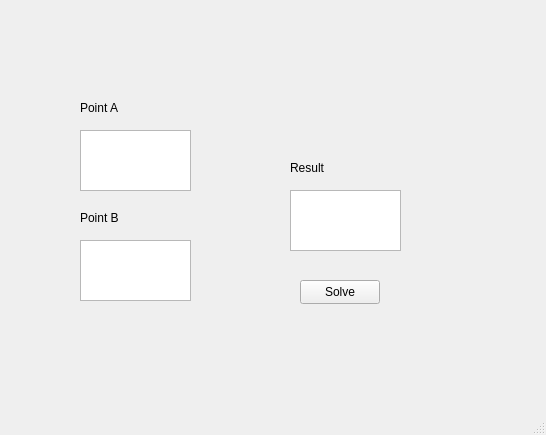
<?xml version="1.0" encoding="UTF-8"?>
<ui version="4.0">
 <class>MainWindow</class>
 <widget class="QMainWindow" name="MainWindow">
  <property name="geometry">
   <rect>
    <x>0</x>
    <y>0</y>
    <width>546</width>
    <height>435</height>
   </rect>
  </property>
  <property name="windowTitle">
   <string>MainWindow</string>
  </property>
  <widget class="QWidget" name="centralwidget">
   <widget class="QTextEdit" name="text_input_a">
    <property name="geometry">
     <rect>
      <x>80</x>
      <y>130</y>
      <width>111</width>
      <height>61</height>
     </rect>
    </property>
   </widget>
   <widget class="QLabel" name="label">
    <property name="geometry">
     <rect>
      <x>80</x>
      <y>100</y>
      <width>49</width>
      <height>16</height>
     </rect>
    </property>
    <property name="text">
     <string>Point A</string>
    </property>
   </widget>
   <widget class="QLabel" name="label_2">
    <property name="geometry">
     <rect>
      <x>80</x>
      <y>210</y>
      <width>49</width>
      <height>16</height>
     </rect>
    </property>
    <property name="text">
     <string>Point B</string>
    </property>
   </widget>
   <widget class="QTextEdit" name="text_input_b">
    <property name="geometry">
     <rect>
      <x>80</x>
      <y>240</y>
      <width>111</width>
      <height>61</height>
     </rect>
    </property>
   </widget>
   <widget class="QTextEdit" name="text_output">
    <property name="geometry">
     <rect>
      <x>290</x>
      <y>190</y>
      <width>111</width>
      <height>61</height>
     </rect>
    </property>
   </widget>
   <widget class="QLabel" name="label_3">
    <property name="geometry">
     <rect>
      <x>290</x>
      <y>160</y>
      <width>49</width>
      <height>16</height>
     </rect>
    </property>
    <property name="text">
     <string>Result</string>
    </property>
   </widget>
   <widget class="QPushButton" name="solve_button">
    <property name="geometry">
     <rect>
      <x>300</x>
      <y>280</y>
      <width>80</width>
      <height>24</height>
     </rect>
    </property>
    <property name="text">
     <string>Solve</string>
    </property>
   </widget>
  </widget>
  <widget class="QMenuBar" name="menubar">
   <property name="geometry">
    <rect>
     <x>0</x>
     <y>0</y>
     <width>546</width>
     <height>21</height>
    </rect>
   </property>
  </widget>
  <widget class="QStatusBar" name="statusbar"/>
 </widget>
 <resources/>
 <connections/>
</ui>
